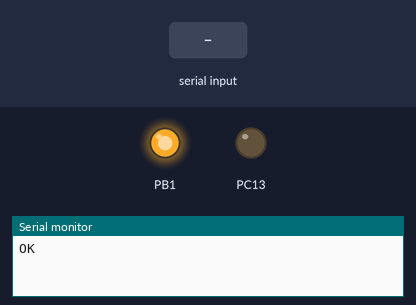
Recording of a sketch running on a simulated STM32 Blue Pill. On the bench: output pins drawn as LEDs (lit = HIGH), the last lines printed to the serial monitor. Dashed ring = blinking. The inputs (shaded band) are chosen by the test bench. The modem accepts every AT command (registered, SIM ready, sends succeed) and sends nothing else.

Above: at 0.1 s.
At 1.2 s:
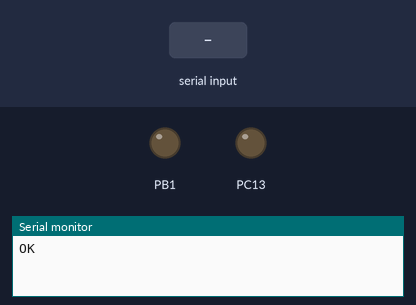
1.3 s: "ATE0\n" received over the second serial link
At 2.8 s:
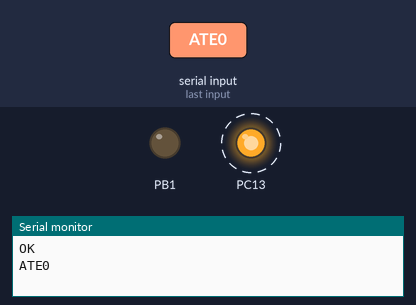
4.3 s: "1\n" received over the second serial link
Timing chart, 0 to 12.5 s (numbered marks = the images above; inputs shaded):
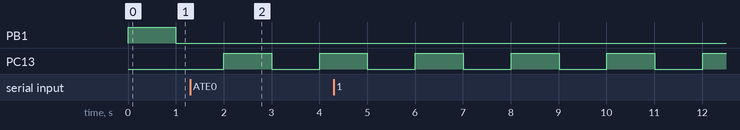

The sketch:

test_sketch.ino
```cpp
void GSM_println(String line){

  Serial3.println(line);
  Serial.println(line);
  }
#define GSM_RX_BUF_MAXNUM 255
#define GSM_RXSTRING_MAX_SIZE 20
char GSM_RX_BUF[GSM_RX_BUF_MAXNUM+1];
uint16_t GSM_RX_WritePointer;
uint16_t GSM_RX_ReadPointer;
uint16_t GSM_maxindex=0;

void writeChartoGSM_RX_BUffer(char c){
  if(GSM_RX_WritePointer<(GSM_RX_BUF_MAXNUM-1)){
        GSM_RX_BUF[GSM_RX_WritePointer]=c;
        if((c=='\n')&&(GSM_RX_WritePointer>(GSM_RX_BUF_MAXNUM-GSM_RXSTRING_MAX_SIZE))){
             GSM_maxindex=GSM_RX_WritePointer;
             GSM_RX_WritePointer=0;
          }else{ GSM_RX_WritePointer++;}
    }
    else{
      GSM_maxindex=GSM_RX_WritePointer;
      GSM_RX_BUF[0]=c;
      GSM_RX_WritePointer=1;
      }
  }
uint8_t GetCharFromGSM_RX_Buffer(char *result){
      if(GSM_RX_WritePointer>=GSM_RX_ReadPointer){
        if(GSM_RX_WritePointer==GSM_RX_ReadPointer)
            {return 0;}
        else{
              *result=GSM_RX_BUF[GSM_RX_ReadPointer];
              GSM_RX_ReadPointer++;
            };
      }else{
          *result=GSM_RX_BUF[GSM_RX_ReadPointer];
          if(GSM_RX_ReadPointer==GSM_maxindex){
                GSM_RX_ReadPointer=0;
            }
        }

      return 1;
      }

void PrintGSM_RX_buffer(){
  Serial.println("StartBuffer:");
  /*for(int i=0;i<GSM_RX_BUF_MAXNUM;i++){
  Serial.print(GSM_RX_BUF[i]);}*/
  Serial.print(GSM_RX_BUF);
  Serial.println("EndBuffer:");
  }

void ledBlink(uint16_t timeout){
  static uint8_t ledState=0;
  static uint32_t Timer=0;
  switch(ledState){
    case 0:
        if((millis()-Timer)>timeout){
          digitalWrite(PC13, LOW);
          Timer=millis();
          ledState=1;
        }
        break;
    case 1:
        if((millis()-Timer)>timeout){
          digitalWrite(PC13, HIGH);
          Timer=millis();
          ledState=0;
        }
        break;
    }
  }

void SerialTransparent(){
  static uint8_t state=0;
  static uint32_t Timer=0;
  switch(state){
    case 0:
        if(Serial3.available()){
          Serial.println("S3_say:");
          Timer=millis();
          state=1;
          }
        break;
    case 1:
        if((millis()-Timer)>100){
          while(Serial3.available()>0){
            char c=Serial3.read();
          Serial.println(c);
          }
          state=0;
        }
        break;
    }
  }
enum GSM_states{
  POWER_ON,WAIT_RDY,WAIT_CALL_READY, GSM_IDLE,RESET
  };
void GSM_APP(uint8_t event=0){
   static uint8_t state=0;
  static uint32_t Timer=0;
  if(event!=0){
    if(event==1){state=RESET;}
    }

  switch(state){
     case POWER_ON:{
         if((millis()-Timer)>1000)
          {
            digitalWrite(PB1,LOW);
             Timer=millis();
            state=WAIT_RDY;
          }   }
        break;
    case WAIT_RDY:
               if((millis()-Timer)>1000){

                Timer=millis();
                state=WAIT_CALL_READY;
               }
        break;
    case WAIT_CALL_READY:
        if((millis()-Timer)>10000){
                     // GSM_println("ATE0");

          GSM_println("ATD+380633232300;");
          state=GSM_IDLE;
          Timer=millis();
        }
        break;
   case GSM_IDLE:
        if((millis()-Timer)>10000){
          //state=RESET;
        }
        break;
    case RESET:

         //PrintGSM_RX_buffer();
         Timer=millis();
         digitalWrite(PB1,HIGH);
         state = POWER_ON;
        break;
    }
    //Serial.println(state);
  }

char a,b;

void setup() {
  // put your setup code here, to run once:
Serial.begin(9600);
Serial3.begin(9600);
pinMode(PC13,OUTPUT);
pinMode(PB1,OUTPUT);
digitalWrite(PB1,LOW);
GSM_APP(1);
               Serial3.println("AT");
}

void loop() {
  // put your main code here, to run repeatedly:
  ledBlink(1000);
  GSM_APP();
if (Serial3.available())
    {
      a=Serial3.read();
      writeChartoGSM_RX_BUffer(a);
      Serial.write(a);
      }
  if (Serial.available()){
    b=Serial.read();
    Serial3.write(b);
    }
}
```

Measured:
- by itself, PC13: alternates HIGH for 1.0 s and LOW for 1.0 s
